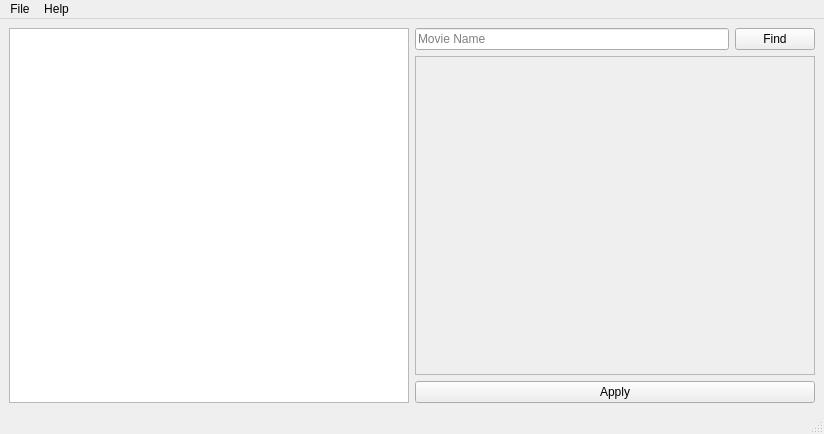
<?xml version="1.0" encoding="UTF-8"?>
<ui version="4.0">
 <class>MainWindow</class>
 <widget class="QMainWindow" name="MainWindow">
  <property name="geometry">
   <rect>
    <x>0</x>
    <y>0</y>
    <width>824</width>
    <height>434</height>
   </rect>
  </property>
  <property name="windowTitle">
   <string>IMDB Finder</string>
  </property>
  <widget class="QWidget" name="centralwidget">
   <layout class="QHBoxLayout" name="horizontalLayout">
    <item>
     <widget class="QTableWidget" name="tableWidget_AllMovies"/>
    </item>
    <item>
     <layout class="QVBoxLayout" name="verticalLayout">
      <item>
       <layout class="QHBoxLayout" name="horizontalLayout_3">
        <item>
         <widget class="QLineEdit" name="lineEdit_Name">
          <property name="sizePolicy">
           <sizepolicy hsizetype="Expanding" vsizetype="Fixed">
            <horstretch>2</horstretch>
            <verstretch>0</verstretch>
           </sizepolicy>
          </property>
          <property name="placeholderText">
           <string>Movie Name</string>
          </property>
         </widget>
        </item>
        <item>
         <widget class="QPushButton" name="btn_Find">
          <property name="text">
           <string>Find</string>
          </property>
         </widget>
        </item>
       </layout>
      </item>
      <item>
       <widget class="QScrollArea" name="scrollArea">
        <property name="widgetResizable">
         <bool>true</bool>
        </property>
        <widget class="QWidget" name="scrollAreaWidgetContents">
         <property name="geometry">
          <rect>
           <x>0</x>
           <y>0</y>
           <width>396</width>
           <height>309</height>
          </rect>
         </property>
         <layout class="QVBoxLayout" name="verticalLayout_3"/>
        </widget>
       </widget>
      </item>
      <item>
       <layout class="QHBoxLayout" name="horizontalLayout_2">
        <item>
         <widget class="QPushButton" name="btn_Apply">
          <property name="sizePolicy">
           <sizepolicy hsizetype="Minimum" vsizetype="Fixed">
            <horstretch>2</horstretch>
            <verstretch>0</verstretch>
           </sizepolicy>
          </property>
          <property name="text">
           <string>Apply</string>
          </property>
         </widget>
        </item>
       </layout>
      </item>
     </layout>
    </item>
   </layout>
  </widget>
  <widget class="QMenuBar" name="menubar">
   <property name="geometry">
    <rect>
     <x>0</x>
     <y>0</y>
     <width>824</width>
     <height>21</height>
    </rect>
   </property>
   <widget class="QMenu" name="menuFile">
    <property name="title">
     <string>File</string>
    </property>
    <addaction name="actionImport_List"/>
    <addaction name="actionExport_List"/>
    <addaction name="actionQuit"/>
   </widget>
   <widget class="QMenu" name="menuHelp">
    <property name="title">
     <string>Help</string>
    </property>
    <addaction name="actionHelp"/>
   </widget>
   <addaction name="menuFile"/>
   <addaction name="menuHelp"/>
  </widget>
  <widget class="QStatusBar" name="statusbar"/>
  <action name="actionImport_List">
   <property name="text">
    <string>Import List</string>
   </property>
  </action>
  <action name="actionExport_List">
   <property name="text">
    <string>Export List</string>
   </property>
  </action>
  <action name="actionQuit">
   <property name="text">
    <string>Quit</string>
   </property>
  </action>
  <action name="actionHelp">
   <property name="text">
    <string>Help</string>
   </property>
  </action>
 </widget>
 <resources/>
 <connections/>
</ui>
